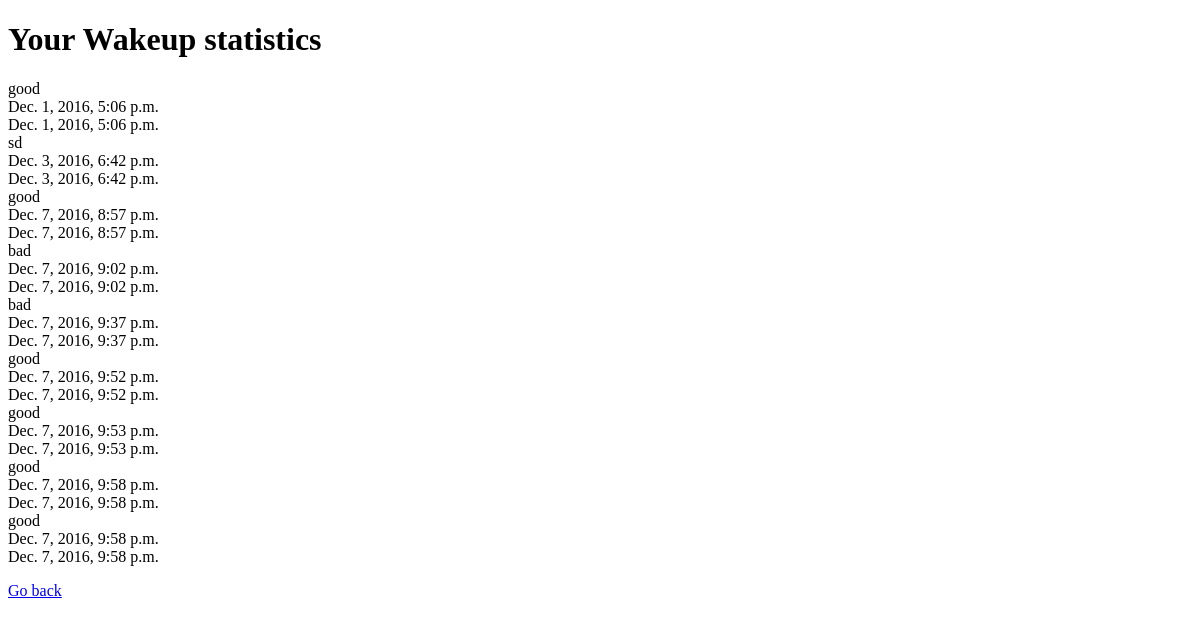
The page /Stats/ on the database as committed earlier.
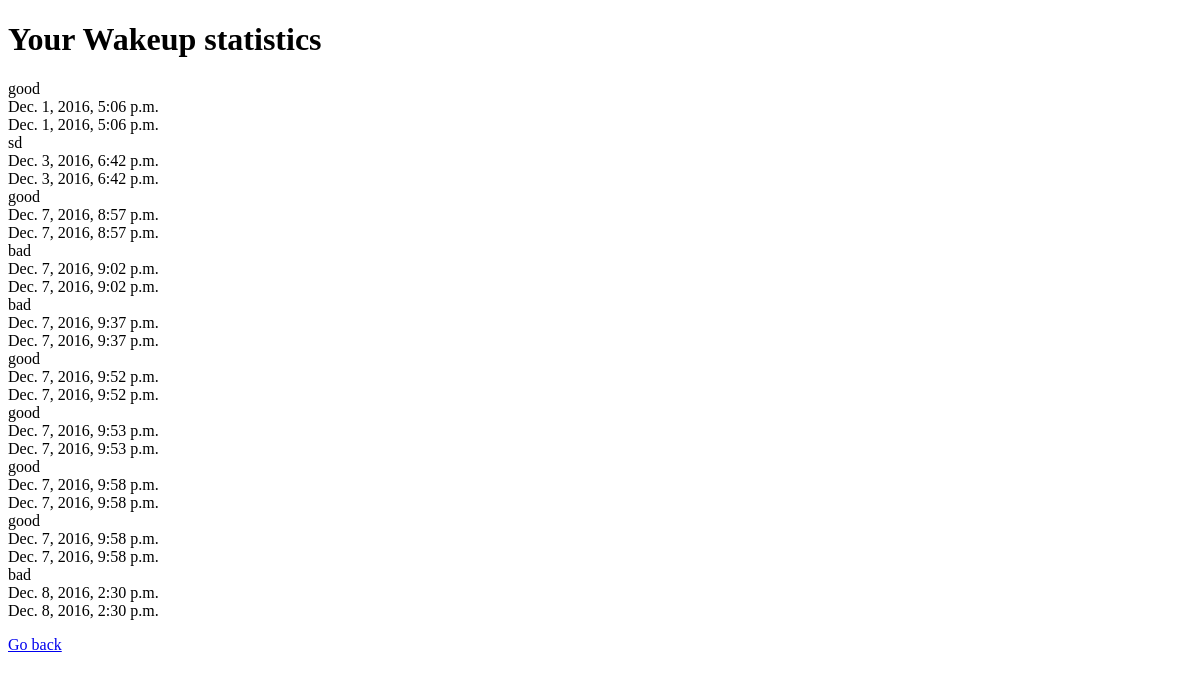
The same page on the database as committed later.
### home/models.py (models this page shows, shortened)
class Wakeup(models.Model):
     wakeuptime = models.DateTimeField(auto_now=False,auto_now_add=True)
     wakeuptime_plan = models.DateTimeField(auto_now=True,auto_now_add=False)
     wakeupmood = models.CharField(max_length=100)

### home/views.py (the view)
# urls.py: url(r'^Stats/',views.pullstatistics,name = "submit")
def pullstatistics(request):
    queryset = Wakeup.objects.all()
    context = {
        "object_list": queryset,
    }
    return render(request,template_name='home/Stats.html',context=context)

### templates/home/Stats.html (shortened to what this page needs)
<!DOCTYPE html>
<html lang="en" xmlns="http://www.w3.org/1999/html">
<head>
</head>
<body>
  <h1> Your Wakeup statistics </h1>
  <form action="" method = "GET">{%csrf_token %}
      {% for obj in object_list %}
        {{ obj.wakeupmood }}<br>
        {{ obj.wakeuptime }}<br>
        {{ obj.wakeuptime_plan }}<br>
      {% endfor %}
  </form>
  <link><a href="/"><p>Go back</p></a></link>
</body>
</html>

Rows that differ between the two databases and show on the page:
added Wakeup: wakeupmood "bad", wakeuptime "Dec. 8, 2016, 2:30 p.m.", wakeuptime_plan "Dec. 8, 2016, 2:30 p.m."
